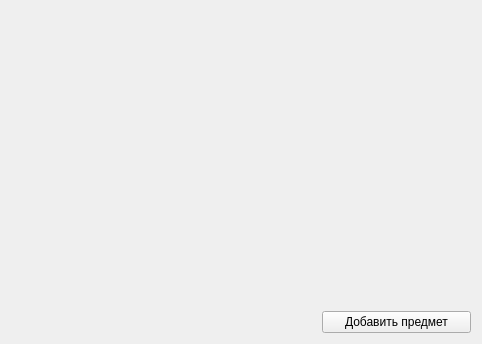
<?xml version="1.0" encoding="UTF-8"?>
<ui version="4.0">
 <class>FormPlayer</class>
 <widget class="QWidget" name="FormPlayer">
  <property name="geometry">
   <rect>
    <x>0</x>
    <y>0</y>
    <width>482</width>
    <height>344</height>
   </rect>
  </property>
  <property name="windowTitle">
   <string>Form</string>
  </property>
  <layout class="QHBoxLayout" name="horizontalLayout">
   <item>
    <widget class="FormPlayerStats" name="stats" native="true"/>
   </item>
   <item>
    <widget class="FormPlayerInventory" name="inventory" native="true"/>
   </item>
   <item>
    <layout class="QVBoxLayout" name="verticalLayout">
     <item>
      <widget class="FormInventoryBag" name="bag" native="true"/>
     </item>
     <item>
      <widget class="QPushButton" name="pushButtonAddItem">
       <property name="text">
        <string>Добавить предмет</string>
       </property>
      </widget>
     </item>
    </layout>
   </item>
  </layout>
 </widget>
 <customwidgets>
  <customwidget>
   <class>FormPlayerInventory</class>
   <extends>QWidget</extends>
   <header>playerWidgets/formplayerinventory.h</header>
   <container>1</container>
  </customwidget>
  <customwidget>
   <class>FormPlayerStats</class>
   <extends>QWidget</extends>
   <header>playerWidgets/formplayerstats.h</header>
   <container>1</container>
  </customwidget>
  <customwidget>
   <class>FormInventoryBag</class>
   <extends>QWidget</extends>
   <header>playerWidgets/forminventorybag.h</header>
   <container>1</container>
  </customwidget>
 </customwidgets>
 <resources/>
 <connections/>
</ui>
